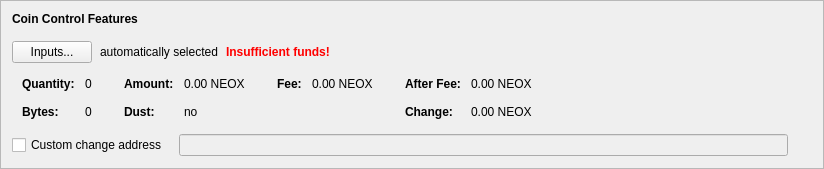
      <widget class="QFrame" name="frameCoinControl">
       <property name="sizePolicy">
        <sizepolicy hsizetype="Expanding" vsizetype="Fixed">
         <horstretch>0</horstretch>
         <verstretch>0</verstretch>
        </sizepolicy>
       </property>
       <property name="frameShape">
        <enum>QFrame::StyledPanel</enum>
       </property>
       <property name="frameShadow">
        <enum>QFrame::Raised</enum>
       </property>
       <layout class="QVBoxLayout" name="verticalLayout_2">
        <property name="spacing">
         <number>6</number>
        </property>
        <item>
         <layout class="QVBoxLayout" name="verticalLayoutCoinControl" stretch="0,0,0,0,0">
          <property name="spacing">
           <number>0</number>
          </property>
          <property name="sizeConstraint">
           <enum>QLayout::SetDefaultConstraint</enum>
          </property>
          <property name="leftMargin">
           <number>0</number>
          </property>
          <property name="topMargin">
           <number>0</number>
          </property>
          <item>
           <layout class="QHBoxLayout" name="horizontalLayoutCoinControl1">
            <property name="bottomMargin">
             <number>15</number>
            </property>
            <item>
             <widget class="QLabel" name="labelCoinControlFeatures">
              <property name="sizePolicy">
               <sizepolicy hsizetype="Preferred" vsizetype="Maximum">
                <horstretch>0</horstretch>
                <verstretch>0</verstretch>
               </sizepolicy>
              </property>
              <property name="font">
               <font>
                <weight>75</weight>
                <bold>true</bold>
               </font>
              </property>
              <property name="styleSheet">
               <string notr="true">font-weight:bold;</string>
              </property>
              <property name="text">
               <string>Coin Control Features</string>
              </property>
             </widget>
            </item>
           </layout>
          </item>
          <item>
           <layout class="QHBoxLayout" name="horizontalLayoutCoinControl2" stretch="0,0,0,0">
            <property name="spacing">
             <number>8</number>
            </property>
            <property name="bottomMargin">
             <number>10</number>
            </property>
            <item>
             <widget class="QPushButton" name="pushButtonCoinControl">
              <property name="styleSheet">
               <string notr="true"/>
              </property>
              <property name="text">
               <string>Inputs...</string>
              </property>
              <property name="autoDefault">
               <bool>false</bool>
              </property>
             </widget>
            </item>
            <item>
             <widget class="QLabel" name="labelCoinControlAutomaticallySelected">
              <property name="text">
               <string>automatically selected</string>
              </property>
              <property name="margin">
               <number>5</number>
              </property>
             </widget>
            </item>
            <item>
             <widget class="QLabel" name="labelCoinControlInsuffFunds">
              <property name="font">
               <font>
                <weight>75</weight>
                <bold>true</bold>
               </font>
              </property>
              <property name="styleSheet">
               <string notr="true">color:red;font-weight:bold;</string>
              </property>
              <property name="text">
               <string>Insufficient funds!</string>
              </property>
              <property name="margin">
               <number>5</number>
              </property>
             </widget>
            </item>
            <item>
             <spacer name="horizontalSpacerCoinControl">
              <property name="orientation">
               <enum>Qt::Horizontal</enum>
              </property>
              <property name="sizeHint" stdset="0">
               <size>
                <width>40</width>
                <height>1</height>
               </size>
              </property>
             </spacer>
            </item>
           </layout>
          </item>
          <item>
           <widget class="QWidget" name="widgetCoinControl" native="true">
            <property name="sizePolicy">
             <sizepolicy hsizetype="Preferred" vsizetype="Preferred">
              <horstretch>0</horstretch>
              <verstretch>0</verstretch>
             </sizepolicy>
            </property>
            <property name="minimumSize">
             <size>
              <width>0</width>
              <height>0</height>
             </size>
            </property>
            <property name="styleSheet">
             <string notr="true"/>
            </property>
            <layout class="QHBoxLayout" name="horizontalLayoutCoinControl5">
             <property name="leftMargin">
              <number>0</number>
             </property>
             <property name="topMargin">
              <number>0</number>
             </property>
             <property name="rightMargin">
              <number>0</number>
             </property>
             <property name="bottomMargin">
              <number>0</number>
             </property>
             <item>
              <layout class="QHBoxLayout" name="horizontalLayoutCoinControl3" stretch="0,0,0,1">
               <property name="spacing">
                <number>20</number>
               </property>
               <property name="topMargin">
                <number>0</number>
               </property>
               <property name="bottomMargin">
                <number>10</number>
               </property>
               <item>
                <layout class="QFormLayout" name="formLayoutCoinControl1">
                 <property name="horizontalSpacing">
                  <number>10</number>
                 </property>
                 <property name="verticalSpacing">
                  <number>14</number>
                 </property>
                 <property name="leftMargin">
                  <number>10</number>
                 </property>
                 <property name="topMargin">
                  <number>4</number>
                 </property>
                 <property name="rightMargin">
                  <number>6</number>
                 </property>
                 <item row="0" column="0">
                  <widget class="QLabel" name="labelCoinControlQuantityText">
                   <property name="font">
                    <font>
                     <weight>75</weight>
                     <bold>true</bold>
                    </font>
                   </property>
                   <property name="text">
                    <string>Quantity:</string>
                   </property>
                   <property name="margin">
                    <number>0</number>
                   </property>
                  </widget>
                 </item>
                 <item row="0" column="1">
                  <widget class="QLabel" name="labelCoinControlQuantity">
                   <property name="cursor">
                    <cursorShape>IBeamCursor</cursorShape>
                   </property>
                   <property name="contextMenuPolicy">
                    <enum>Qt::ActionsContextMenu</enum>
                   </property>
                   <property name="text">
                    <string notr="true">0</string>
                   </property>
                   <property name="margin">
                    <number>0</number>
                   </property>
                   <property name="textInteractionFlags">
                    <set>Qt::LinksAccessibleByMouse|Qt::TextSelectableByKeyboard|Qt::TextSelectableByMouse</set>
                   </property>
                  </widget>
                 </item>
                 <item row="1" column="0">
                  <widget class="QLabel" name="labelCoinControlBytesText">
                   <property name="font">
                    <font>
                     <weight>75</weight>
                     <bold>true</bold>
                    </font>
                   </property>
                   <property name="text">
                    <string>Bytes:</string>
                   </property>
                  </widget>
                 </item>
                 <item row="1" column="1">
                  <widget class="QLabel" name="labelCoinControlBytes">
                   <property name="cursor">
                    <cursorShape>IBeamCursor</cursorShape>
                   </property>
                   <property name="contextMenuPolicy">
                    <enum>Qt::ActionsContextMenu</enum>
                   </property>
                   <property name="text">
                    <string notr="true">0</string>
                   </property>
                   <property name="textInteractionFlags">
                    <set>Qt::LinksAccessibleByMouse|Qt::TextSelectableByKeyboard|Qt::TextSelectableByMouse</set>
                   </property>
                  </widget>
                 </item>
                </layout>
               </item>
               <item>
                <layout class="QFormLayout" name="formLayoutCoinControl2">
                 <property name="horizontalSpacing">
                  <number>10</number>
                 </property>
                 <property name="verticalSpacing">
                  <number>14</number>
                 </property>
                 <property name="leftMargin">
                  <number>6</number>
                 </property>
                 <property name="topMargin">
                  <number>4</number>
                 </property>
                 <property name="rightMargin">
                  <number>6</number>
                 </property>
                 <item row="0" column="0">
                  <widget class="QLabel" name="labelCoinControlAmountText">
                   <property name="font">
                    <font>
                     <weight>75</weight>
                     <bold>true</bold>
                    </font>
                   </property>
                   <property name="text">
                    <string>Amount:</string>
                   </property>
                   <property name="margin">
                    <number>0</number>
                   </property>
                  </widget>
                 </item>
                 <item row="0" column="1">
                  <widget class="QLabel" name="labelCoinControlAmount">
                   <property name="cursor">
                    <cursorShape>IBeamCursor</cursorShape>
                   </property>
                   <property name="contextMenuPolicy">
                    <enum>Qt::ActionsContextMenu</enum>
                   </property>
                   <property name="text">
                    <string notr="true">0.00 NEOX</string>
                   </property>
                   <property name="textInteractionFlags">
                    <set>Qt::LinksAccessibleByMouse|Qt::TextSelectableByKeyboard|Qt::TextSelectableByMouse</set>
                   </property>
                  </widget>
                 </item>
                 <item row="1" column="0">
                  <widget class="QLabel" name="labelCoinControlLowOutputText">
                   <property name="font">
                    <font>
                     <weight>75</weight>
                     <bold>true</bold>
                    </font>
                   </property>
                   <property name="text">
                    <string>Dust:</string>
                   </property>
                  </widget>
                 </item>
                 <item row="1" column="1">
                  <widget class="QLabel" name="labelCoinControlLowOutput">
                   <property name="cursor">
                    <cursorShape>IBeamCursor</cursorShape>
                   </property>
                   <property name="contextMenuPolicy">
                    <enum>Qt::ActionsContextMenu</enum>
                   </property>
                   <property name="text">
                    <string notr="true">no</string>
                   </property>
                   <property name="textInteractionFlags">
                    <set>Qt::LinksAccessibleByMouse|Qt::TextSelectableByKeyboard|Qt::TextSelectableByMouse</set>
                   </property>
                  </widget>
                 </item>
                </layout>
               </item>
               <item>
                <layout class="QFormLayout" name="formLayoutCoinControl3">
                 <property name="horizontalSpacing">
                  <number>10</number>
                 </property>
                 <property name="verticalSpacing">
                  <number>14</number>
                 </property>
                 <property name="leftMargin">
                  <number>6</number>
                 </property>
                 <property name="topMargin">
                  <number>4</number>
                 </property>
                 <property name="rightMargin">
                  <number>6</number>
                 </property>
                 <item row="0" column="0">
                  <widget class="QLabel" name="labelCoinControlFeeText">
                   <property name="font">
                    <font>
                     <weight>75</weight>
                     <bold>true</bold>
                    </font>
                   </property>
                   <property name="text">
                    <string>Fee:</string>
                   </property>
                   <property name="margin">
                    <number>0</number>
                   </property>
                  </widget>
                 </item>
                 <item row="0" column="1">
                  <widget class="QLabel" name="labelCoinControlFee">
                   <property name="cursor">
                    <cursorShape>IBeamCursor</cursorShape>
                   </property>
                   <property name="contextMenuPolicy">
                    <enum>Qt::ActionsContextMenu</enum>
                   </property>
                   <property name="text">
                    <string notr="true">0.00 NEOX</string>
                   </property>
                   <property name="textInteractionFlags">
                    <set>Qt::LinksAccessibleByMouse|Qt::TextSelectableByKeyboard|Qt::TextSelectableByMouse</set>
                   </property>
                  </widget>
                 </item>
                </layout>
               </item>
               <item>
                <layout class="QFormLayout" name="formLayoutCoinControl4">
                 <property name="horizontalSpacing">
                  <number>10</number>
                 </property>
                 <property name="verticalSpacing">
                  <number>14</number>
                 </property>
                 <property name="leftMargin">
                  <number>6</number>
                 </property>
                 <property name="topMargin">
                  <number>4</number>
                 </property>
                 <property name="rightMargin">
                  <number>6</number>
                 </property>
                 <item row="0" column="0">
                  <widget class="QLabel" name="labelCoinControlAfterFeeText">
                   <property name="font">
                    <font>
                     <weight>75</weight>
                     <bold>true</bold>
                    </font>
                   </property>
                   <property name="text">
                    <string>After Fee:</string>
                   </property>
                   <property name="margin">
                    <number>0</number>
                   </property>
                  </widget>
                 </item>
                 <item row="0" column="1">
                  <widget class="QLabel" name="labelCoinControlAfterFee">
                   <property name="cursor">
                    <cursorShape>IBeamCursor</cursorShape>
                   </property>
                   <property name="contextMenuPolicy">
                    <enum>Qt::ActionsContextMenu</enum>
                   </property>
                   <property name="text">
                    <string notr="true">0.00 NEOX</string>
                   </property>
                   <property name="textInteractionFlags">
                    <set>Qt::LinksAccessibleByMouse|Qt::TextSelectableByKeyboard|Qt::TextSelectableByMouse</set>
                   </property>
                  </widget>
                 </item>
                 <item row="1" column="0">
                  <widget class="QLabel" name="labelCoinControlChangeText">
                   <property name="font">
                    <font>
                     <weight>75</weight>
                     <bold>true</bold>
                    </font>
                   </property>
                   <property name="text">
                    <string>Change:</string>
                   </property>
                  </widget>
                 </item>
                 <item row="1" column="1">
                  <widget class="QLabel" name="labelCoinControlChange">
                   <property name="cursor">
                    <cursorShape>IBeamCursor</cursorShape>
                   </property>
                   <property name="contextMenuPolicy">
                    <enum>Qt::ActionsContextMenu</enum>
                   </property>
                   <property name="text">
                    <string notr="true">0.00 NEOX</string>
                   </property>
                   <property name="textInteractionFlags">
                    <set>Qt::LinksAccessibleByMouse|Qt::TextSelectableByKeyboard|Qt::TextSelectableByMouse</set>
                   </property>
                  </widget>
                 </item>
                </layout>
               </item>
              </layout>
             </item>
            </layout>
           </widget>
          </item>
          <item>
           <layout class="QHBoxLayout" name="horizontalLayoutCoinControl4" stretch="0,0,0">
            <property name="spacing">
             <number>12</number>
            </property>
            <property name="sizeConstraint">
             <enum>QLayout::SetDefaultConstraint</enum>
            </property>
            <property name="topMargin">
             <number>5</number>
            </property>
            <property name="rightMargin">
             <number>5</number>
            </property>
            <item>
             <widget class="QCheckBox" name="checkBoxCoinControlChange">
              <property name="toolTip">
               <string>If this is activated, but the change address is empty or invalid, change will be sent to a newly generated address.</string>
              </property>
              <property name="text">
               <string>Custom change address</string>
              </property>
             </widget>
            </item>
            <item>
             <widget class="QValidatedLineEdit" name="lineEditCoinControlChange">
              <property name="enabled">
               <bool>false</bool>
              </property>
              <property name="sizePolicy">
               <sizepolicy hsizetype="Expanding" vsizetype="Fixed">
                <horstretch>0</horstretch>
                <verstretch>0</verstretch>
               </sizepolicy>
              </property>
             </widget>
            </item>
            <item>
             <widget class="QLabel" name="labelCoinControlChangeLabel">
              <property name="sizePolicy">
               <sizepolicy hsizetype="Preferred" vsizetype="Expanding">
                <horstretch>0</horstretch>
                <verstretch>0</verstretch>
               </sizepolicy>
              </property>
              <property name="minimumSize">
               <size>
                <width>0</width>
                <height>0</height>
               </size>
              </property>
              <property name="text">
               <string/>
              </property>
              <property name="margin">
               <number>3</number>
              </property>
             </widget>
            </item>
           </layout>
          </item>
          <item>
           <spacer name="verticalSpacerCoinControl">
            <property name="orientation">
             <enum>Qt::Vertical</enum>
            </property>
            <property name="sizeType">
             <enum>QSizePolicy::Expanding</enum>
            </property>
            <property name="sizeHint" stdset="0">
             <size>
              <width>800</width>
              <height>1</height>
             </size>
            </property>
           </spacer>
          </item>
         </layout>
        </item>
       </layout>
      </widget>
